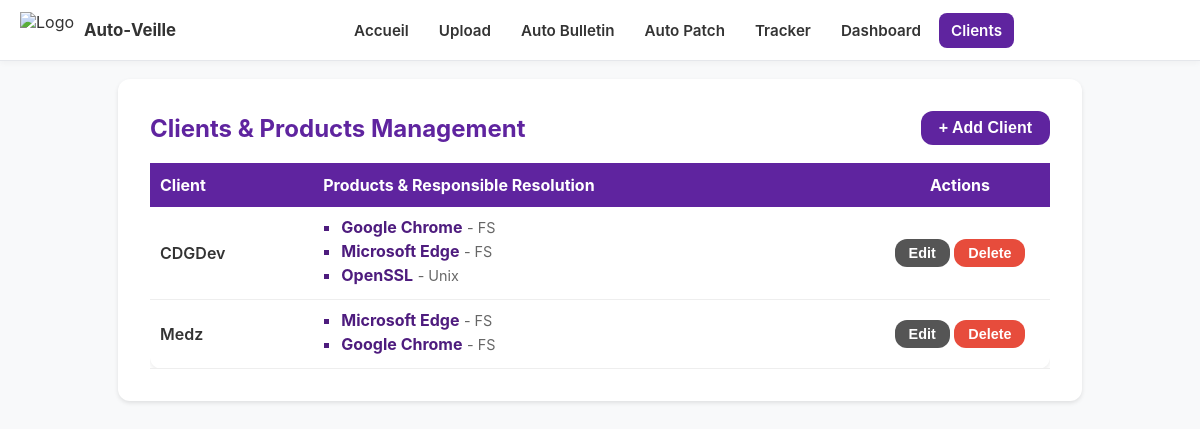
The app's page /clients with its own data.
### tables this page shows
CREATE TABLE clients (
    id INTEGER PRIMARY KEY AUTOINCREMENT,
    name TEXT UNIQUE NOT NULL
);

CREATE TABLE products (
    id INTEGER PRIMARY KEY AUTOINCREMENT,
    name TEXT NOT NULL,
    client_id INTEGER,
    responsible_resolution TEXT DEFAULT 'SOC Team',
    FOREIGN KEY (client_id) REFERENCES clients(id)
);

### app.py (the view)
@app.route('/clients', methods=['GET'])
def clients_page():
    clients = db.get_clients()
    products = db.get_products()
    clients = [dict(id=row[0], name=row[1]) for row in clients]
    products = [dict(id=row[0], name=row[1], client_id=row[2], responsible_resolution=row[3] if len(row) > 3 else 'SOC Team') for row in products]
    return render_template('clients.html', clients=clients, products=products)

### database/db.py (called while the page is built)
def get_clients():
    conn = sqlite3.connect('vuln_tracker.db')
    c = conn.cursor()
    c.execute('SELECT * FROM clients')
    clients = c.fetchall()
    conn.close()
    return clients

def get_products(client_id=None):
    conn = sqlite3.connect('vuln_tracker.db')
    c = conn.cursor()
    if client_id:
        c.execute('SELECT * FROM products WHERE client_id = ?', (client_id,))
    else:
        c.execute('SELECT * FROM products')
    products = c.fetchall()
    conn.close()
    return products

### templates/clients.html (shortened to what this page needs)
{% extends 'base.html' %}
{% block content %}
<section class="container" style="max-width:900px;margin:0 auto; padding:2rem; background:var(--card-bg); border-radius:var(--radius); box-shadow:0 2px 4px rgba(0,0,0,0.1);">
  <div style="display:flex;justify-content:space-between;align-items:center;margin-bottom:18px;">
    <h2 style="color:var(--primary-color);margin:0;">Clients & Products Management</h2>
    <button class="btn primary-btn" onclick="showAddClientModal()">+ Add Client</button>
  </div>
  <div class="table-responsive" style="overflow-x:auto;">
    <table style="width:100%;border-collapse:collapse;background:var(--card-bg);border-radius:var(--radius);box-shadow:0 2px 4px rgba(0,0,0,0.08);">
      <thead>
        <tr style="background:var(--primary-color);color:#fff;">
          <th style="padding:12px 10px;text-align:left;">Client</th>
          <th style="padding:12px 10px;text-align:left;">Products & Responsible Resolution</th>
          <th style="padding:12px 10px;text-align:center;width:160px;">Actions</th>
        </tr>
      </thead>
      <tbody>
        {% for client in clients %}
        <tr style="border-bottom:1px solid #eee;">
          <td style="padding:10px 10px;font-weight:600;">{{ client.name }}</td>
          <td style="padding:10px 10px;">
            <ul style="margin:0;padding-left:18px;list-style:square;color:var(--secondary-color);">
              {% for product in products if product.client_id == client.id %}
                <li style="margin-bottom:4px;">
                  <strong>{{ product.name }}</strong>
                  {% if product.responsible_resolution %}
                    <span style="color:#666;font-size:0.9em;"> - {{ product.responsible_resolution }}</span>
                  {% endif %}
                </li>
              {% endfor %}
            </ul>
          </td>
          <td style="padding:10px 10px;text-align:center;">
            <button class='btn secondary-btn' onclick='showEditClientModal({{ client.id }}, {{ client.name|tojson }}, {{ products|selectattr("client_id", "equalto", client.id)|list|tojson }})'>Edit</button>
            <button class='btn delete-btn' onclick='showDeleteClientModal({{ client.id }}, {{ client.name|tojson }})'>Delete</button>
          </td>
        </tr>
        {% endfor %}
      </tbody>
    </table>
  </div>
</section>
{% endblock %}

### templates/base.html (style rules this page uses)
:root { --primary-color: #5f249f; --secondary-color: #4e1c7e; --background-color: #f8f9fa; --card-bg: #ffffff; --accent: #222222; --text-color: #333333; --radius: 12px; --transition: 0.3s ease; --muted: #6b7280; --border: #e5e7eb; --shadow: 0 6px 24px rgba(0,0,0,0.08); }
body { margin: 0; background-color: var(--background-color); font-family: 'Inter', sans-serif; color: var(--text-color); }
.btn { background: var(--primary-color); color: #ffffff; padding: 0.8rem 1.2rem; border: none; border-radius: var(--radius); cursor: pointer; transition: var(--transition); }

### templates/clients.html (style rules this page uses)
.primary-btn { font-size: 1em; padding: 8px 18px; border-radius: var(--radius); background: var(--primary-color); color: #fff; font-weight: 600; border: none; cursor: pointer; transition: background 0.18s, box-shadow 0.18s; }
.secondary-btn { font-size: 0.9em; padding: 6px 14px; border-radius: var(--radius); background: #555; color: #fff; font-weight: 600; border: none; cursor: pointer; transition: background 0.18s, box-shadow 0.18s; }
.delete-btn { font-size: 0.9em; padding: 6px 14px; border-radius: var(--radius); background: #e74c3c; color: #fff; font-weight: 600; border: none; cursor: pointer; transition: background 0.18s, box-shadow 0.18s; }

### records on screen
clients: name "CDGDev"
products: name "Google Chrome", responsible_resolution "FS"
products: name "Microsoft Edge", responsible_resolution "FS"
products: name "OpenSSL", responsible_resolution "Unix"
clients: name "Medz"
products: name "Microsoft Edge", responsible_resolution "FS"
products: name "Google Chrome", responsible_resolution "FS"
